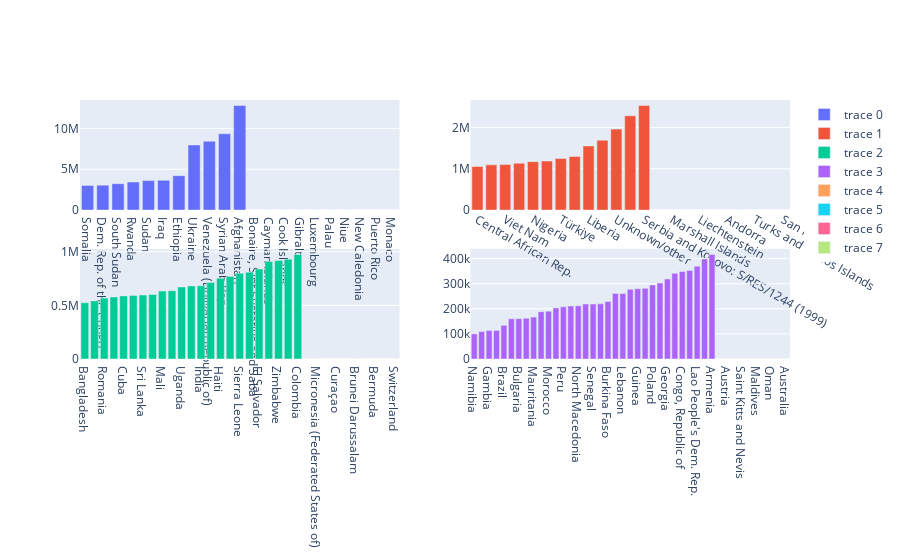

Notebook cell for this chart:
### Markdown cell above
### Countries separated by each 10 positions on the list

### Code cell
fig.add_trace(
        go.Bar(
            x=as_by_country.loc[0:9]['country_of_origin_name'],
            y=as_by_country.loc[0:9]['count']),
        row=1, 
        col=1
    )

fig.add_trace(
        go.Bar(
            x=as_by_country.loc[10:19]['country_of_origin_name'],
            y=as_by_country.loc[10:19]['count']),
        row=1, 
        col=2
    )

fig.add_trace(
        go.Bar(
            x=as_by_country.loc[20:29]['country_of_origin_name'],
            y=as_by_country.loc[20:29]['count']),
        row=2, 
        col=1
    )

fig.add_trace(
        go.Bar(
            x=as_by_country.loc[30:39]['country_of_origin_name'],
            y=as_by_country.loc[30:39]['count']),
        row=2, 
        col=2
    )

fig.show()

### Figure 1 — Plotly figure (JSON) as saved in the notebook; plotly's stock layout.template omitted (floating-point values rounded to 4 significant figures)
{"data": [{"type": "bar", "x": ["Somalia", "Dem. Rep. of the Congo", "South Sudan", "Rwanda", "Sudan", "Iraq", "Ethiopia", "Ukraine", "Venezuela (Bolivarian Republic of)", "Syrian Arab Rep.", "Afghanistan"], "xaxis": "x", "y": [3020328, 3053773, 3235706, 3436812, 3610229, 3647679, 4215250, 7969546, 8425204, 9340729, 12802836], "yaxis": "y"}, {"type": "bar", "x": ["Central African Rep.", "Mozambique", "Viet Nam", "Angola", "Nigeria", "Pakistan", "Türkiye", "Eritrea", "Liberia", "Burundi", "Unknown/other", "Myanmar", "Serbia and Kosovo: S/RES/1244 (1999)"], "xaxis": "x2", "y": [1054950, 1093489, 1101312, 1134266, 1171794, 1185558, 1247584, 1295216, 1550982, 1691467, 1958166, 2281514, 2529388], "yaxis": "y2"}, {"type": "bar", "x": ["Bangladesh", "Côte d'Ivoire", "Romania", "Chad", "Cuba", "Mexico", "Sri Lanka", "Honduras", "Mali", "Azerbaijan", "Uganda", "Guatemala", "India", "Bosnia and Herzegovina", "Haiti", "Russian Federation", "Sierra Leone", "Nicaragua", "El Salvador", "China", "Zimbabwe", "Iran (Islamic Rep. of)", "Colombia"], "xaxis": "x3", "y": [524403, 541782, 568245, 578584, 588403, 592788, 596418, 601700, 633218, 636476, 671618, 681440, 683051, 712817, 752803, 770047, 799061, 808972, 838461, 909343, 919431, 930040, 974918], "yaxis": "y3"}, {"type": "bar", "x": ["Namibia", "Tunisia", "Gambia", "Indonesia", "Brazil", "Ecuador", "Bulgaria", "State of Palestine", "Mauritania", "Stateless", "Morocco", "Egypt", "Peru", "Yemen", "North Macedonia", "Libya", "Senegal", "Croatia", "Burkina Faso", "Ghana", "Lebanon", "Algeria", "Guinea", "Timor-Leste", "Poland", "Togo", "Georgia", "Cameroon", "Congo, Republic of", "Cambodia", "Lao People's Dem. Rep.", "Albania", "Armenia"], "xaxis": "x4", "y": [100310, 109437, 113257, 113285, 134364, 160597, 160806, 162575, 167083, 188720, 190496, 203489, 208132, 211373, 212140, 219067, 219247, 220016, 228994, 261181, 261280, 277558, 280303, 281724, 295252, 302514, 318958, 341539, 348723, 353188, 369631, 398771, 416816], "yaxis": "y4"}, {"type": "bar", "x": ["Bonaire, Sint Eustatius and Saba", "Cayman Islands", "Cook Islands", "Gibraltar", "Luxembourg", "Palau", "Niue", "New Caledonia", "Puerto Rico", "Monaco"], "xaxis": "x", "y": [5, 5, 5, 5, 5, 5, 5, 5, 10, 10], "yaxis": "y"}, {"type": "bar", "x": ["Anguilla", "Marshall Islands", "Holy See (the)", "Liechtenstein", "Tuvalu", "Andorra", "Nauru", "Turks and Caicos Islands", "Iceland", "San Marino"], "xaxis": "x2", "y": [10, 14, 17, 17, 26, 27, 29, 29, 41, 55], "yaxis": "y2"}, {"type": "bar", "x": ["Malta", "Micronesia (Federated States of)", "Kiribati", "Curaçao", "Finland", "Brunei Darussalam", "Guadeloupe", "Bermuda", "Norway", "Switzerland"], "xaxis": "x3", "y": [63, 69, 80, 96, 109, 127, 129, 151, 161, 163], "yaxis": "y3"}, {"type": "bar", "x": ["Denmark", "Austria", "Qatar", "Saint Kitts and Nevis", "Sao Tome and Principe", "Maldives", "New Zealand", "Oman", "China, Macao SAR", "Australia"], "xaxis": "x4", "y": [169, 240, 248, 269, 273, 289, 321, 339, 349, 456], "yaxis": "y4"}], "layout": {"xaxis": {"anchor": "y", "domain": [0, 0.45]}, "xaxis2": {"anchor": "y2", "domain": [0.55, 1]}, "xaxis3": {"anchor": "y3", "domain": [0, 0.45]}, "xaxis4": {"anchor": "y4", "domain": [0.55, 1]}, "yaxis": {"anchor": "x", "domain": [0.575, 1]}, "yaxis2": {"anchor": "x2", "domain": [0.575, 1]}, "yaxis3": {"anchor": "x3", "domain": [0, 0.425]}, "yaxis4": {"anchor": "x4", "domain": [0, 0.425]}}}
